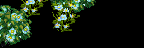

This is a level from a 2D game, rendered from its Tiled map with the project's own tilesets. A one-line summary and the complete map file follow:
An orthogonal 9x3 tile map with 16x16 px tiles, 1 tile layer (Back3).

<map version="1.10" tiledversion="1.10.2" orientation="orthogonal" renderorder="right-down" compressionlevel="0" width="9" height="3" tilewidth="16" tileheight="16" infinite="0" nextlayerid="22" nextobjectid="9">
 <properties>
  <property name="AmbientLight" value="255 255 255" />
  <property name="IsGreenhouse" value="T" />
  <property name="Warp" value="5 17 Farm 28 16" />
 </properties>
 <tileset firstgid="1" name="Tiny_Bushes_Summer_FoliageRedone" tilewidth="16" tileheight="16" tilecount="27" columns="9">
  <image source="Tiny_Bushes_Summer_FoliageRedone.png" width="144" height="48" />
 </tileset>
 <layer id="21" name="Back3" width="9" height="3">
  <data encoding="csv">
1,2,3,4,5,6,0,0,0,
10,11,0,13,14,0,0,0,0,
19,20,0,0,0,0,0,0,0
</data>
 </layer>
</map>
